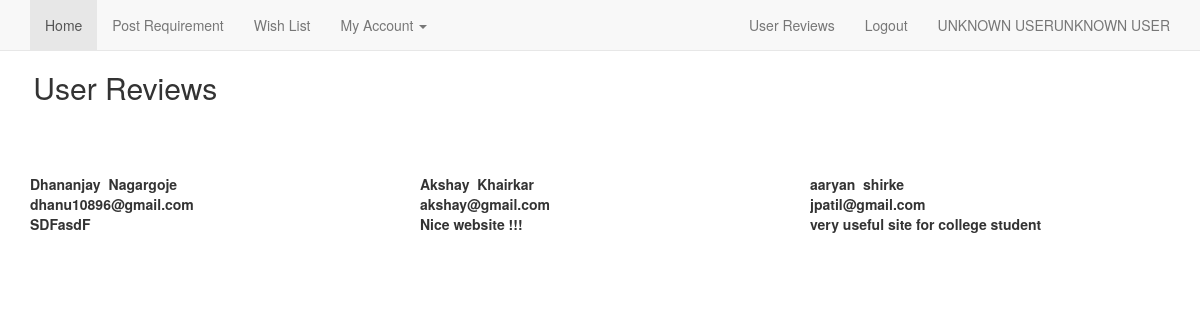
The page /revieww.php on the database its author committed.
### tables this page shows
CREATE TABLE IF NOT EXISTS `review` (
  `id` varchar(32) NOT NULL,
  `rev` varchar(300) NOT NULL
);

CREATE TABLE IF NOT EXISTS `user` (
  `fname` varchar(30) NOT NULL,
  `lname` varchar(30) NOT NULL,
  `user_id` varchar(33) NOT NULL,
  `password` varchar(33) NOT NULL,
  `email_id` varchar(35) NOT NULL,
  `contact_no` varchar(13) NOT NULL,
  `status` varchar(10) DEFAULT 'active'
);

### revieww.php (the view, shortened to what this page needs)
<?php
require 'core2.php';
?>
<!DOCTYPE html PUBLIC "-//W3C//DTD XHTML 1.0 Transitional//EN" "http://www.w3.org/TR/xhtml1/DTD/xhtml1-transitional.dtd">
<html lang="en">
<head>
    <link href="dist/css/bootstrap.min.css" rel="stylesheet">
    <link href="navbar-static-top.css" rel="stylesheet">
</head>
 <nav class="navbar navbar-default navbar-static-top">
      <div class="container">
        <div id="navbar" class="navbar-collapse collapse">
          <ul class="nav navbar-nav">
          <li class="active"><a href="HOME2.php">Home</a></li>
            <li><a href="requirement.php">Post Requirement</a></li>
            <li><a href="wlist2.php">Wish List</a></li>
             <li class="dropdown">
              <a href="#" class="dropdown-toggle" data-toggle="dropdown" role="button" aria-expanded="false">My Account <span class="caret"></span></a>
            </li>
          </ul>
          <ul class="nav navbar-nav navbar-right">
 <li><a href="revieww.php">User Reviews</a></li>
		    <li><a href="logout.php">Logout</a></li>
            <li><a href="accountinfo.php"><?php echo getuserfield('fname').' '.getuserfield('lname');?>
</a></li>
            </ul>
        </div>
      </div>
    </nav>
<h2> &nbsp;&nbsp;&nbsp; User Reviews</h2>
<br>
<br> <script src="ajax.googleapis.com/ajax/libs/jquery/1.11.2/jquery.min.js"></script>
</body>
</html>
<?php
$queryy="SELECT * FROM `review` WHERE 1";
if($dhanu=mysql_query($queryy))
{
if(mysql_num_rows($dhanu)==0)
{
echo "NO RESSSULT FOUND";
}
else{
while($row=mysql_fetch_assoc($dhanu))
{
if(!$rev=$row['rev'])
{break;}
  $id=$row['id'];
$q="SELECT * FROM `user` WHERE user_id='$id'";
$d=mysql_query($q);
$r=mysql_fetch_assoc($d);
?>
<div class="container marketing">
      <div class="row">
        <div class="col-lg-4">
        <?php
                   echo'<b>'.$r['fname'].'&nbsp;&nbsp;'.$r['lname'].'<br>'.$r['email_id'].'<br>'.$rev.'</b><br><br><br>';
		?>
        </div>
<?php
}
 }
}
else
{
echo 'NOT CONNECTES';
}
?>

### navbar-static-top.css (style rules this page uses)
.navbar-static-top { margin-bottom: 19px; }

### rows shown on the page
review: user.fname "Dhananjay", user.lname "Nagargoje", user.email_id "dhanu10896@gmail.com", rev "SDFasdF"
review: user.fname "Akshay", user.lname "Khairkar", user.email_id "akshay@gmail.com", rev "Nice website !!!"
review: user.fname "aaryan", user.lname "shirke", user.email_id "jpatil@gmail.com", rev "very useful site for college student"
